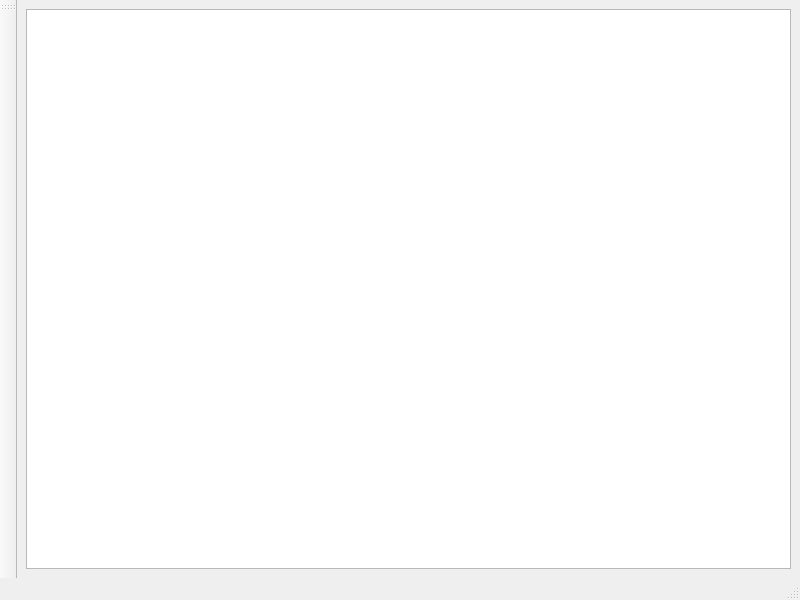
<?xml version="1.0" encoding="UTF-8"?>
<ui version="4.0">
 <class>MainWindow</class>
 <widget class="QMainWindow" name="MainWindow">
  <property name="geometry">
   <rect>
    <x>0</x>
    <y>0</y>
    <width>800</width>
    <height>600</height>
   </rect>
  </property>
  <property name="windowTitle">
   <string>MainWindow</string>
  </property>
  <widget class="QWidget" name="centralwidget">
   <layout class="QGridLayout" name="gridLayout">
    <item row="0" column="0">
     <widget class="QTextEdit" name="textEdit"/>
    </item>
   </layout>
  </widget>
  <widget class="QMenuBar" name="menubar">
   <property name="geometry">
    <rect>
     <x>0</x>
     <y>0</y>
     <width>800</width>
     <height>21</height>
    </rect>
   </property>
  </widget>
  <widget class="QStatusBar" name="statusbar"/>
  <widget class="QToolBar" name="toolBar">
   <property name="windowTitle">
    <string>toolBar</string>
   </property>
   <attribute name="toolBarArea">
    <enum>LeftToolBarArea</enum>
   </attribute>
   <attribute name="toolBarBreak">
    <bool>false</bool>
   </attribute>
  </widget>
 </widget>
 <resources/>
 <connections/>
</ui>
